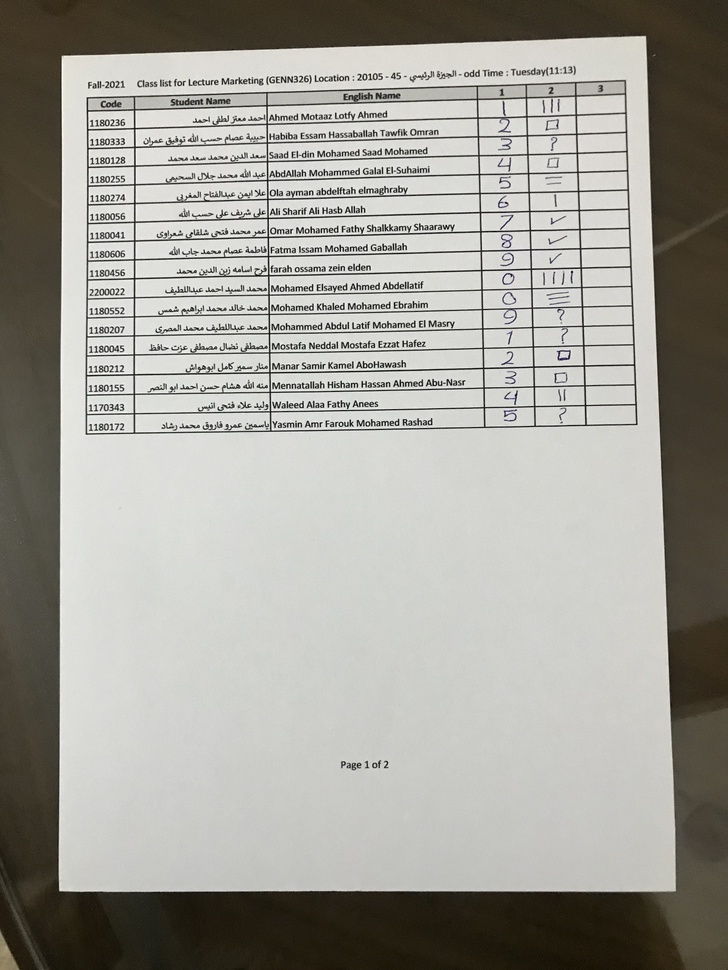
#> input picture Module 1 - Grades Sheet/data/1.jpg, 728 x 970 px, shrunk from 3024 x 4030 before the run
$ python -i idExtraction.py   (imports and definitions only)
#> lines starting #> are read from the running program, lines starting #| are printed output that depends on the picture; after the words box and inside, x2 and y2 are one past the last pixel; in counts of white or black regions, pixels touching at a corner belong together
#> further down, picture is the input picture: shape (970, 728, 3); mean B, G, R 152.7, 159.6, 161.2
import cv2 as cv
import numpy as np
import matplotlib.pyplot as plt
from imutils import contours
import imutils
from Module2BubbleSheetCorrection.src.paperExtraction import *
from Module2BubbleSheetCorrection.src.utils import *

def detectID(paperImage):
    bubbleMinSize = 10
    aspectRatioTolerance = 0.2
    height, width, channels = paperImage.shape
#> height = 970; width = 728; channels = 3
    idImage = paperImage[int(0.12*height):height//3, :5*width//9, :]
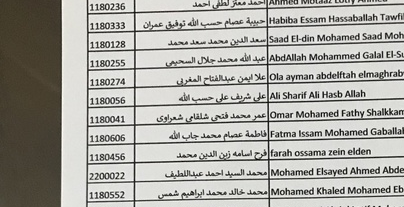
#> idImage: shape (207, 404, 3); mean B, G, R 165.4, 171.1, 172.1
    grayScale = cv.cvtColor(idImage, cv.COLOR_BGR2GRAY)
    _, binary = cv.threshold(grayScale, 0, 255, cv.THRESH_BINARY_INV | cv.THRESH_OTSU)
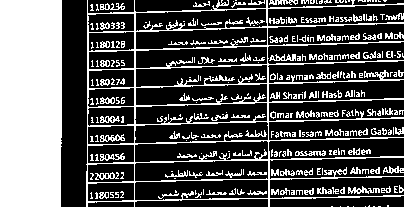
#> binary: shape (207, 404); 32.7% white; 308 white regions (178 under 20 px)
    # show_image(binary, "Thresholded ID")

    allContours = cv.findContours(binary.copy(), cv.RETR_EXTERNAL, cv.CHAIN_APPROX_SIMPLE)
#> allContours = 189 contours, 148 with area under 20; largest, box (x1, y1, x2, y2) and area: (86, 0, 404, 207) 35346, (0, 0, 62, 207) 12502, (348, 186, 380, 194) 74, (269, 54, 296, 61) 71, (295, 150, 326, 156) 65
    allContours = imutils.grab_contours(allContours)

    bubbleContours = []
    testImage = idImage.copy()
    for contour in allContours:
        x, y, width, height = cv.boundingRect(contour)
        aspectRatio = width / float(height)
        if width >= bubbleMinSize and height >= bubbleMinSize and abs(aspectRatio - 1) <= aspectRatioTolerance:
            bubbleContours.append(contour)
            cv.rectangle(testImage, (x, y), (x + width,y + height), (0, 0, 255), 2)
#> this loop made 189 passes
#> (x, y, width, height, aspectRatio) on passes 3, 4, 6: (365, 206, 1, 1, 1), (353, 206, 1, 1, 1), (340, 206, 1, 1, 1)
#> after the loop, bubbleContours = []
    # show_image(testImage, "Filtered Bubbles")

    if not bubbleContours:
        return ""

    # Sort top-to-bottom
    bubbleContours = contours.sort_contours(bubbleContours, method = "top-to-bottom")[0]

    # Split into rows
    rows = []
    currentRow = []
    rowHeightTolerance = 10
    for contour in bubbleContours:
        x, y, width, height = cv.boundingRect(contour)
        if not currentRow:
            currentRow = [contour]
            currentRowY = y
        elif abs(y - currentRowY) <= rowHeightTolerance:
            currentRow.append(contour)
        else:
            rows.append(sorted(currentRow, key = lambda r: cv.boundingRect(r)[0]))
            currentRow = [contour]
            currentRowY = y
    if currentRow:
        rows.append(sorted(currentRow, key = lambda r: cv.boundingRect(r)[0]))

    # Detect filled bubble in each row
    ID = ""
    detectedBubblesImage = idImage.copy()
    for row in rows:
        maxFilled = 0
        filledChoice = None
        for i, contour in enumerate(row):
            mask = np.zeros(binary.shape, dtype="uint8")
            cv.drawContours(mask, [contour], -1, 255, -1)
            filledPixels = cv.countNonZero(cv.bitwise_and(binary, binary, mask = mask))
            if filledPixels > maxFilled:
                maxFilled = filledPixels
                filledChoice = i
        if filledChoice is not None:
            ID += str(filledChoice)
            x, y, width, height = cv.boundingRect(row[filledChoice])
            cv.rectangle(detectedBubblesImage, (x, y), (x + width, y + height), (0, 255, 0), 2)

    # show_image(detectedBubblesImage, f"Detected ID: {ID}")
    return ID

>>> import cv2
>>> picture = cv2.imread('../../Module 1 - Grades Sheet/data/1.jpg')
>>> result = detectID(picture)
#> result = ''

$ run again, on Module 1 - Grades Sheet/data/12.jpg
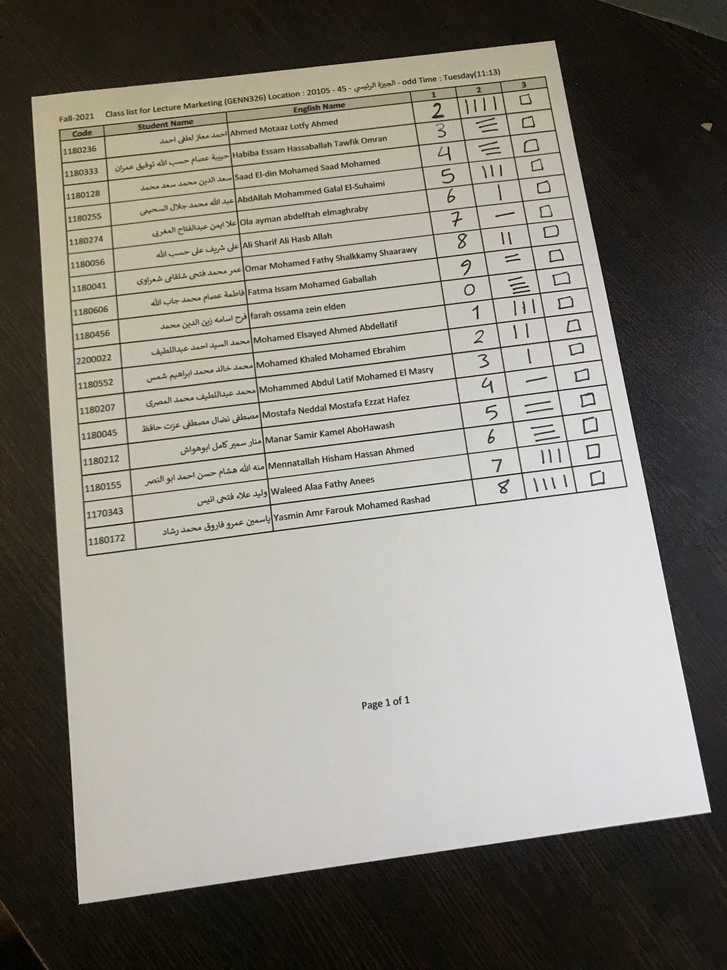
#> input picture Module 1 - Grades Sheet/data/12.jpg, 727 x 970 px, shrunk from 3024 x 4032 before the run
#> picture is the input picture: shape (970, 727, 3); mean B, G, R 123.9, 132.2, 135.7
#> in detectID, `grayScale = cv.cvtColor(idImage, cv.COLOR_BGR2GRAY)`:
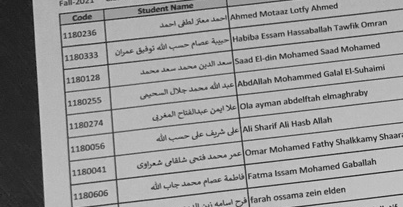
#> grayScale: shape (207, 403); min 19, max 222, mean 154
#> in detectID, `_, binary = cv.threshold(grayScale, 0, 255, cv.THRESH_BINARY_INV | cv...`:
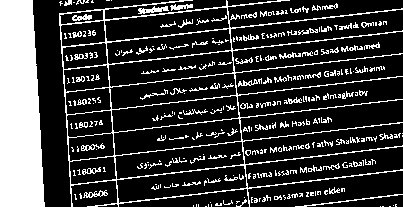
#> binary: shape (207, 403); 22.4% white; 296 white regions (190 under 20 px)
#> allContours = 176 contours, 150 with area under 20; largest, box (x1, y1, x2, y2) and area: (59, 0, 403, 207) 31632, (0, 0, 45, 207) 7791, (138, 6, 169, 14) 98, (83, 190, 108, 198) 75, (170, 4, 193, 11) 60
#> the loop in detectID, `for contour in allContours:` made 176 passes
#> (x, y, width, height, aspectRatio) on passes 3, 5, 7: (380, 206, 1, 1, 1), (393, 205, 1, 1, 1), (395, 204, 2, 3, 0.667)
#> after the loop in detectID, `for contour in allContours:`: bubbleContours = []
#> result = ''

$ run again, on Module 1 - Grades Sheet/data/18.jpg
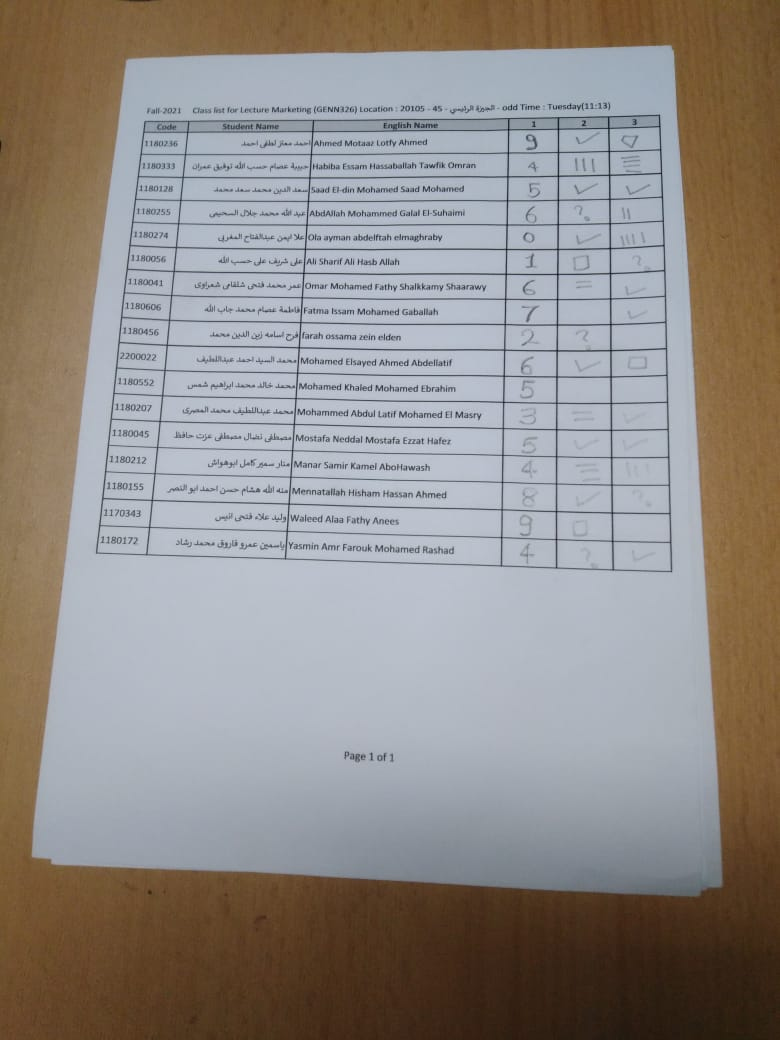
#> input picture Module 1 - Grades Sheet/data/18.jpg, 780 x 1040 px
#> picture is the input picture: shape (1040, 780, 3); mean B, G, R 135.8, 139.7, 145.2
#> in detectID, `grayScale = cv.cvtColor(idImage, cv.COLOR_BGR2GRAY)`:
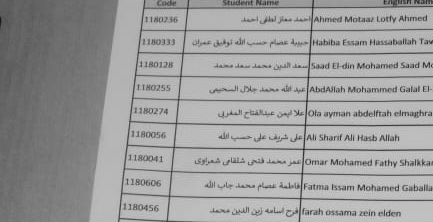
#> grayScale: shape (222, 433); min 13, max 214, mean 156.1
#> in detectID, `_, binary = cv.threshold(grayScale, 0, 255, cv.THRESH_BINARY_INV | cv...`:
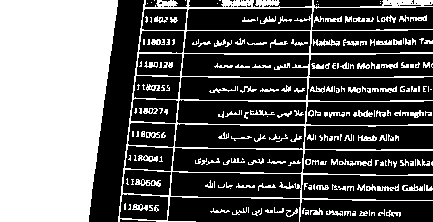
#> binary: shape (222, 433); 36.3% white; 233 white regions (113 under 20 px)
#> allContours = 140 contours, 110 with area under 20; largest, box (x1, y1, x2, y2) and area: (118, 0, 433, 222) 35742, (0, 0, 118, 222) 22598, (313, 39, 340, 46) 66, (339, 159, 372, 166) 63, (353, 110, 373, 117) 57
#> the loop in detectID, `for contour in allContours:` made 140 passes
#> (x, y, width, height, aspectRatio) on passes 1, 2, 3, 4, 5, 7, 8, 9: (371, 212, 4, 4, 1), (359, 211, 9, 5, 1.8), (352, 211, 4, 5, 0.8), (344, 211, 7, 5, 1.4), (386, 210, 15, 7, 2.14), (326, 210, 17, 6, 2.83), (305, 210, 4, 5, 0.8), (252, 210, 8, 6, 1.33)
#> after the loop in detectID, `for contour in allContours:`: bubbleContours = []
#> result = ''
